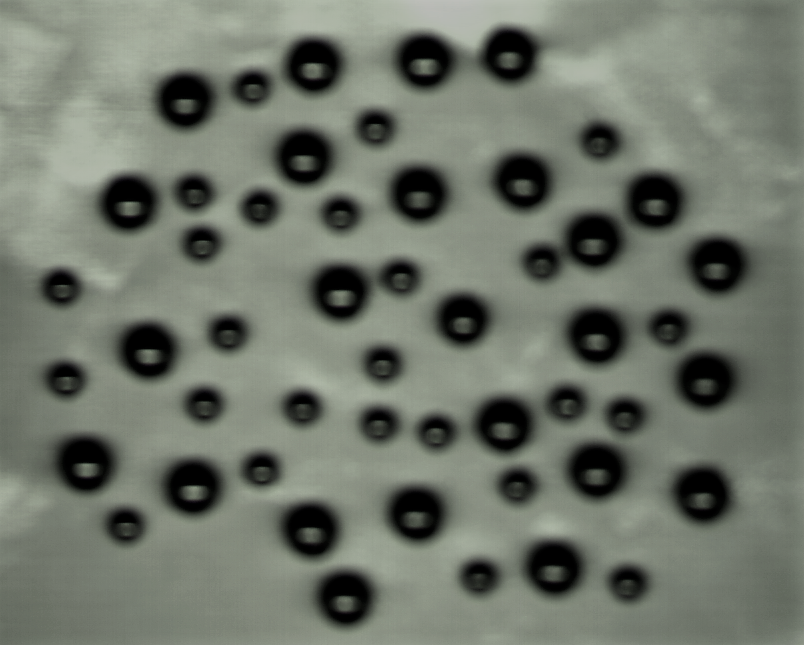
%> input picture 501.bmp, 804 x 645 px
$ octave M6ConnectedComponentsCounting.m   (GNU Octave 9; MATLAB toolbox functions it lacks are replaced by stand-ins)
%> lines starting %> are read from the running program, lines starting %| are printed output that depends on the picture; in (x1, y1, x2, y2) boxes, pixels count from 0 and x2, y2 are one past the last pixel; in counts of white or black regions, pixels touching at a corner belong together; the program's own positions count from 1
%该代码段中处理图片方法仅有：Ostu二值化 + 图片求补    并无膨胀腐蚀或开闭等其他运算
%计数运用的是连通区域方法，通过重要的regionprops函数来进行区域的标定和计数
%在Ostu方法得到的输出不作处理的情况下不能去除边界粘连带来的影响，即使实际无粘连，依靠较近也容易误判，因此还需进一步处理

%另注：regionprop中的area方法能用来计算面积

clear

origImg=imread('C:\Users\lenovo\Documents\MATLAB\imageProcessing\501.BMP');
%> origImg is the input picture: size 645x804x3 uint8; mean R, G, B 110.5, 116.7, 105.4

figure('Position',[200,40,900,500],'name','连通区域法计数');
subplot(221)
grayImg=rgb2gray(origImg);
imshow(grayImg);
title("Gray Image");

%二值化处理
level=graythresh(grayImg)%利用最大类间方差法（Otsu）找到图片的一个合适阈值（0-1之间）
%> level = 0.325
bwImg=imbinarize(grayImg,level);%此处可在level前后进行加减以达到类似膨胀或者腐蚀的效果
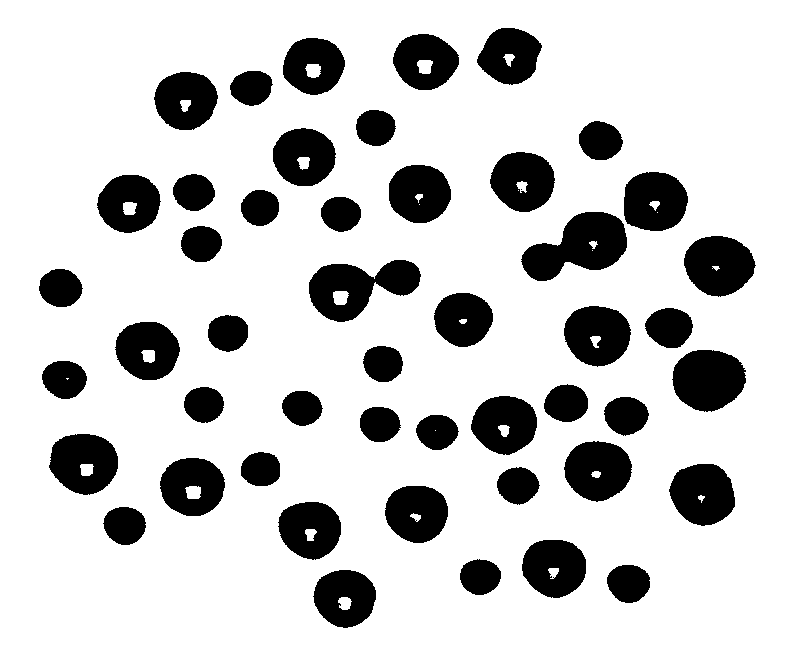
%> bwImg: size 645x804 logical; 80.4% white; 49 black regions (1 under 20 px), largest, box (x1, y1, x2, y2) and area: (521, 212, 627, 281) 4319, (309, 260, 421, 322) 3932, (672, 350, 746, 412) 3533
subplot(222);
imshow(bwImg);
title("Ostu Binarize with threshould "+num2str(level))

%以下代码为开闭运算，有待学习
% se=strel('disk',5);
% bwImg = imclose(bwImg,se);
% bwImg = imopen(bwImg,se);


%计算二值图像中连通区域个数
subplot(223)
compImg=imcomplement(bwImg);
%> compImg: size 645x804 logical; 19.6% white; 49 white regions (1 under 20 px)
[Label,num]=bwlabel(compImg,8);%此处的Label矩阵是标签矩阵，第二个参数为4或8，表示判断方法为4连通还是8连通，将compImg中的所有连通区域分别以1，2，3，4依次标出来，num表示总的连通区域个数,
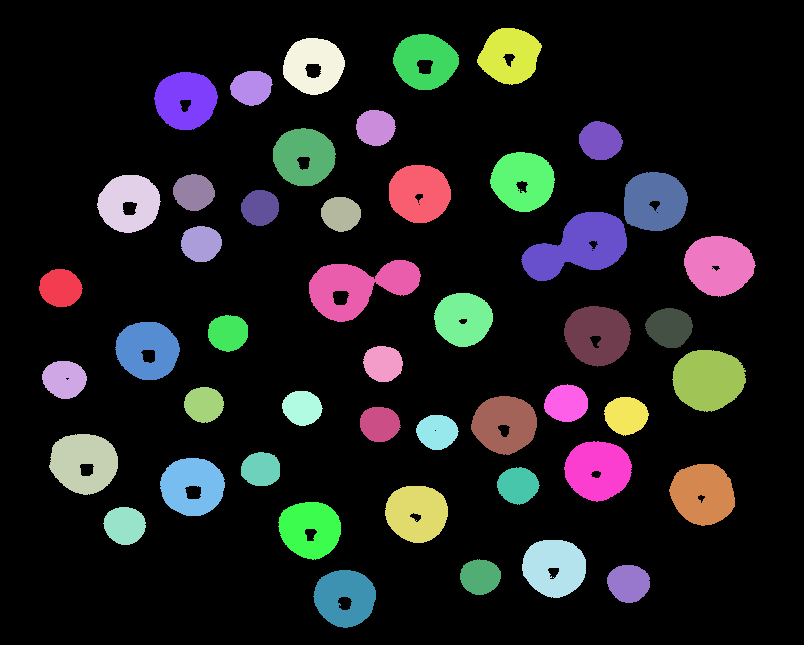
%> Label: size 645x804 double; 50 distinct labels, from 0 to 49; one colour per label, 0 black
%> num = 49
num %此处为方便在命令行中显示个数
%> num = 49
imshow(compImg);
title(num2str(num)+" balls in total")

%标出连通区域以及其形心
subplot(224)
status=regionprops(Label,'BoundingBox');%regionprops有大学问，详见官网文档，此处BoundingBox是画最小外接矩形，返回值status为结构体数组
%> status = 49 regions; largest, box (x1, y1, x2, y2): (521, 212, 627, 281), (309, 260, 421, 322), (672, 350, 746, 412), (684, 236, 756, 297), (49, 434, 118, 495)
centroid = regionprops(Label,'Centroid');%Centroid是形心
%> centroid = 49 regions; first 5, Centroid: [61.1 288.6], [65 379.9], [84.5 463.3], [129.7 203.7], [125.3 526]
imshow(grayImg);hold on;
for i=1:num
    rectangle('position',status(i).BoundingBox,'edgecolor','r');
    text(centroid(i,1).Centroid(1,1)-10,centroid(i,1).Centroid(1,2)-10, num2str(i),'Color', 'r')
end
%> this loop made 49 passes
title("Mark all "+num2str(num)+" connected components")
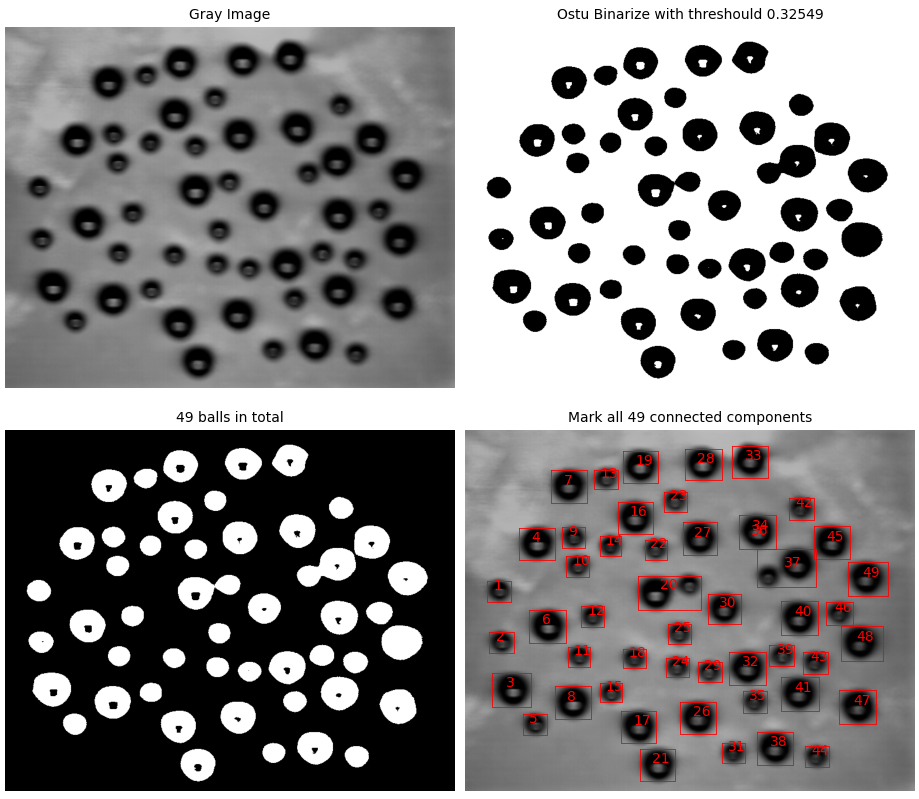
%> figure redrawn from the program's plot data, 4 panels

$ run again, with 1.9.2.jpg saved as 501.bmp
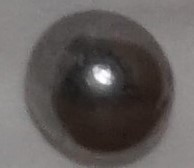
%> input picture 1.9.2.jpg, 194 x 168 px
%> origImg is the input picture: size 168x194x3 uint8; mean R, G, B 97.7, 92.7, 91
%> level = 0.376
%> bwImg: size 168x194 logical; 46.1% white; 11 white regions (9 under 20 px), largest, box (x1, y1, x2, y2) and area: (0, 0, 194, 168) 14456, (86, 64, 115, 91) 544
%> compImg: size 168x194 logical; 53.9% white; 11 black regions (9 under 20 px)
%> `[Label,num]=bwlabel(compImg,8);`:
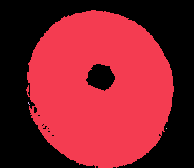
%> Label: size 168x194 double; 4 distinct labels, from 0 to 3; one colour per label, 0 black
%> `[Label,num]=bwlabel(compImg,8);`: num = 3
%> status = 3 regions; box (x1, y1, x2, y2): (26, 10, 174, 168), (28, 102, 30, 105), (166, 128, 167, 129)
%> centroid = 3 regions; Centroid: [100.8 89.9], [29.3 104], [167 129]
%> the loop `for i=1:num` made 3 passes
%> `title("Mark all "+num2str(num)+" connected components")`:
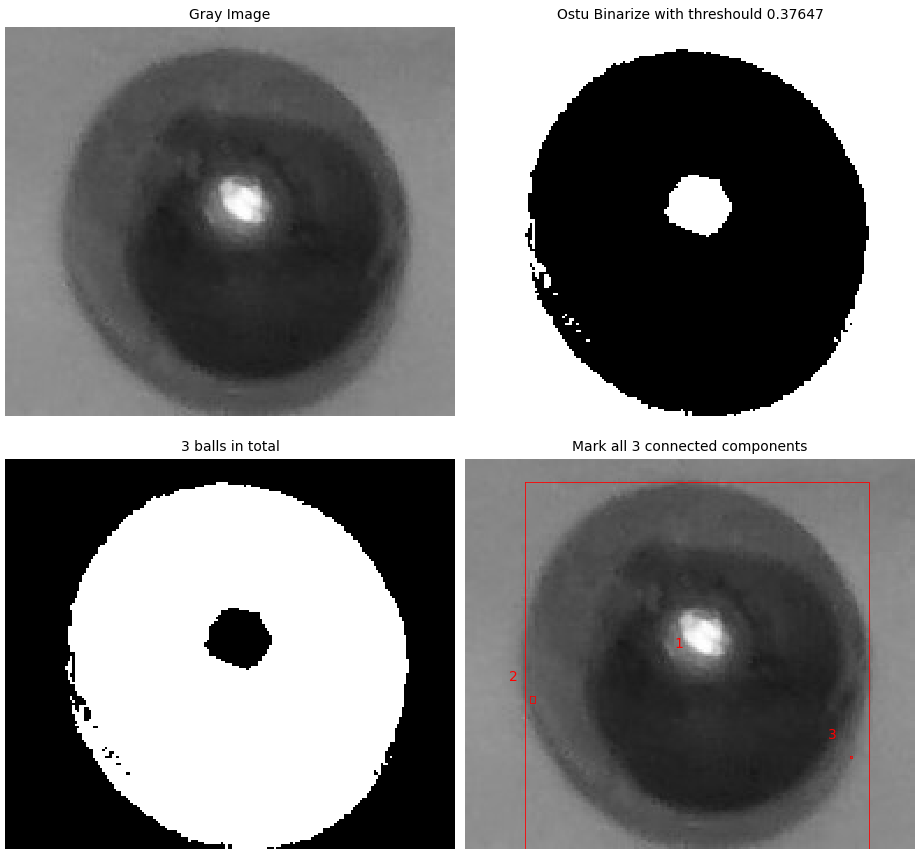
%> figure redrawn from the program's plot data, 4 panels

$ run again, with mensweardog.jpg saved as 501.bmp
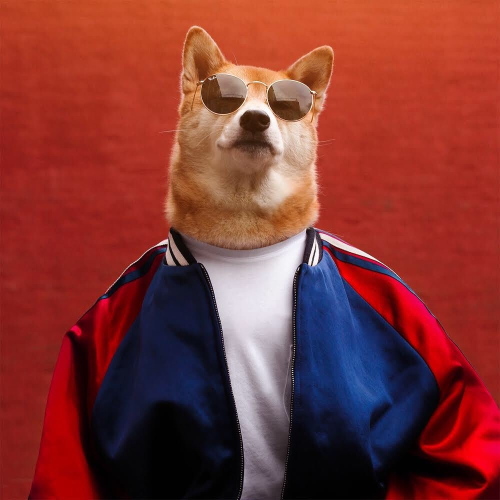
%> input picture mensweardog.jpg, 1000 x 1000 px (shown at 1/2 size)
%> origImg is the input picture: size 1000x1000x3 uint8; mean R, G, B 131.9, 54.5, 50.9
%> level = 0.38
%> bwImg: size 1000x1000 logical; 25.7% white; 494 white regions (463 under 20 px), largest, box (x1, y1, x2, y2) and area: (0, 0, 1000, 1000) 250478, (616, 463, 684, 596) 1937, (210, 477, 352, 587) 910
%> compImg: size 1000x1000 logical; 74.3% white; 494 black regions (463 under 20 px)
%> `[Label,num]=bwlabel(compImg,8);`:
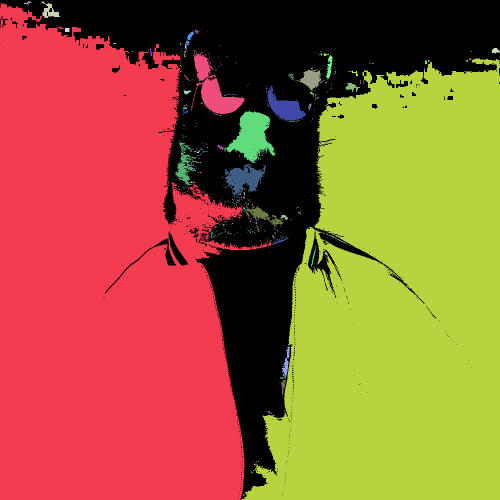
%> Label: size 1000x1000 double (shown at 1/2 size); 518 distinct labels, from 0 to 517; one colour per label, 0 black
%> `[Label,num]=bwlabel(compImg,8);`: num = 517
%> status = 517 regions; largest, box (x1, y1, x2, y2): (0, 7, 543, 1000), (482, 117, 1000, 1000), (383, 104, 490, 228), (448, 222, 551, 326), (448, 328, 532, 394)
%> centroid = 517 regions; first 5, Centroid: [209 570.5], [56.1 6.6], [100.1 23.9], [135 60.5], [229.9 87.6]
%> `title("Mark all "+num2str(num)+" connected components")`:
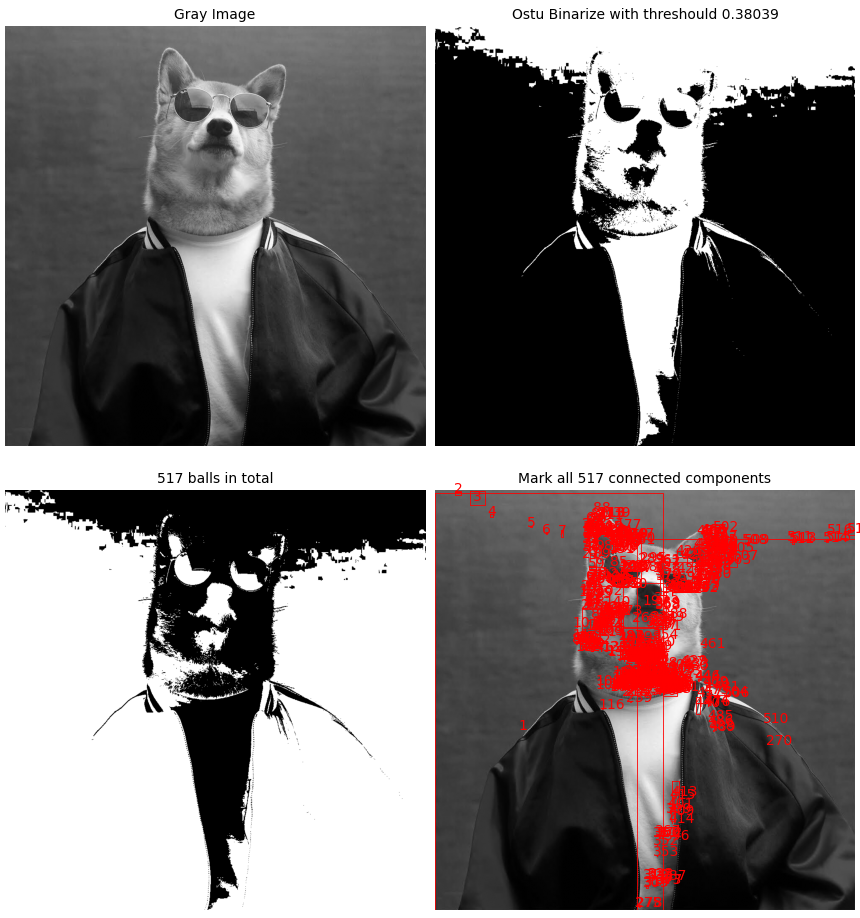
%> figure redrawn from the program's plot data, 4 panels

$ run again, with p2246933061.jpg saved as 501.bmp
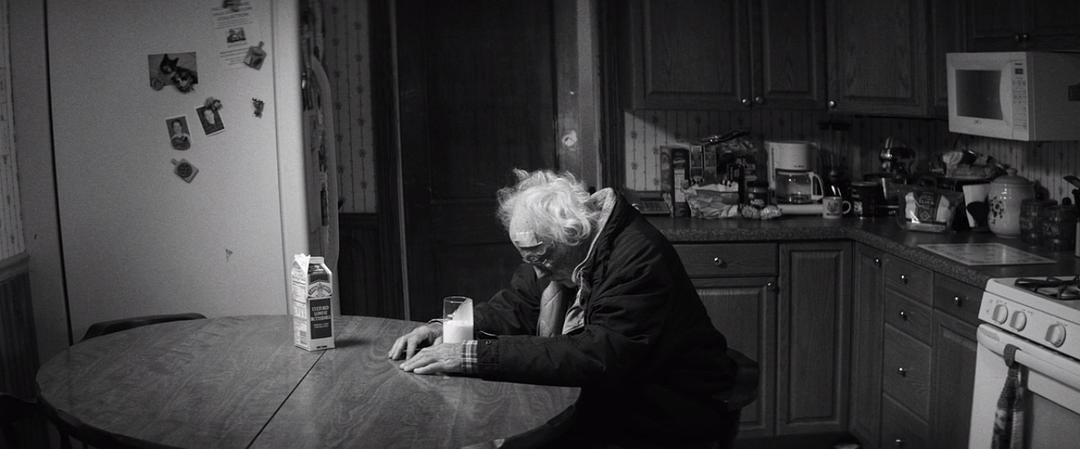
%> input picture p2246933061.jpg, 1080 x 449 px
%> origImg is the input picture: size 449x1080x3 uint8; mean R, G, B 59.2, 58.8, 59.9
%> level = 0.294
%> bwImg: size 449x1080 logical; 30.6% white; 467 white regions (398 under 20 px), largest, box (x1, y1, x2, y2) and area: (49, 0, 552, 449) 103971, (497, 0, 616, 313) 10079, (968, 324, 1080, 449) 6419
%> compImg: size 449x1080 logical; 69.4% white; 467 black regions (398 under 20 px)
%> `[Label,num]=bwlabel(compImg,8);`:
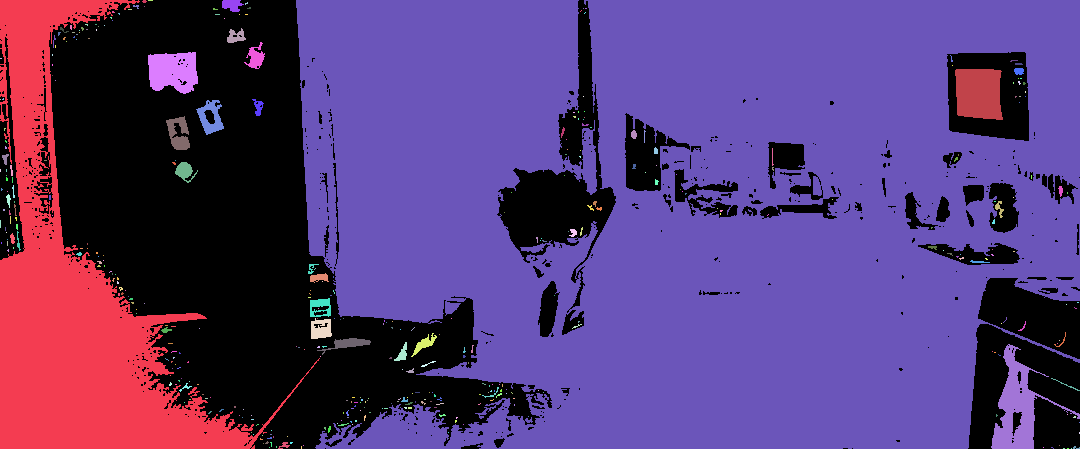
%> Label: size 449x1080 double; 409 distinct labels, from 0 to 408; one colour per label, 0 black
%> `[Label,num]=bwlabel(compImg,8);`: num = 408
%> status = 408 regions; largest, box (x1, y1, x2, y2): (296, 0, 1080, 449), (0, 0, 320, 449), (991, 344, 1080, 449), (955, 69, 1003, 120), (148, 52, 198, 94)
%> centroid = 408 regions; first 5, Centroid: [76.4 297.4], [1.5 59], [1 100], [1 171], [1 224.5]
%> `title("Mark all "+num2str(num)+" connected components")`:
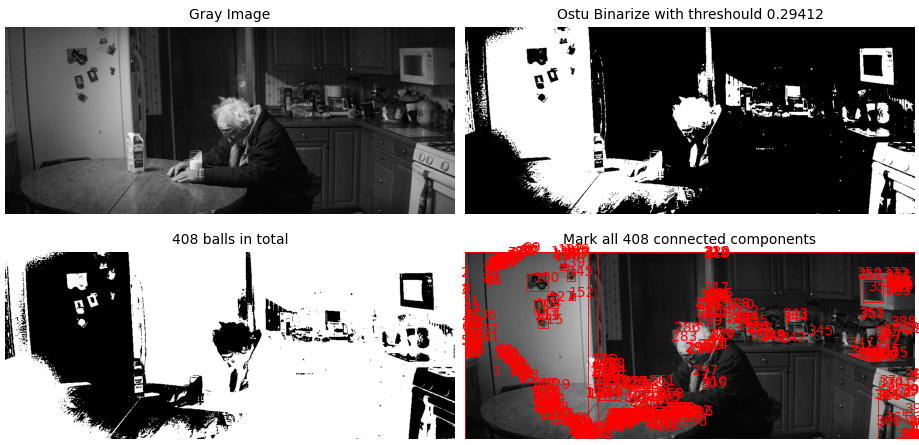
%> figure redrawn from the program's plot data, 4 panels
